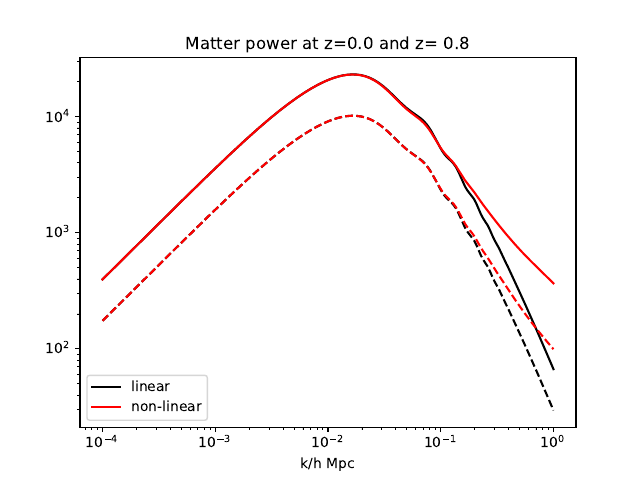

This chart was generated by the following Python code:
import sys, platform, os
import matplotlib
from matplotlib import pyplot as plt
import numpy as np

import camb
from camb import model, initialpower
print('Using CAMB %s installed at %s'%(camb.__version__,os.path.dirname(camb.__file__))
)



pars = camb.CAMBparams()
pars.set_cosmology(H0=67.5, ombh2=0.022, omch2=0.122)
pars.InitPower.set_params(ns=0.965)
#Note non-linear corrections couples to smaller scales than you want
pars.set_matter_power(redshifts=[0., 0.8], kmax=2.0)

#Linear spectra
pars.NonLinear = model.NonLinear_none
results = camb.get_results(pars)
kh, z, pk = results.get_matter_power_spectrum(minkh=1e-4, maxkh=1, npoints = 200)
s8 = np.array(results.get_sigma8())

#Non-Linear spectra (Halofit)
pars.NonLinear = model.NonLinear_both
results.calc_power_spectra(pars)
kh_nonlin, z_nonlin, pk_nonlin = results.get_matter_power_spectrum(minkh=1e-4, maxkh=1, npoints = 200)


for i, (redshift, line) in enumerate(zip(z,['-','--'])):
    plt.loglog(kh, pk[i,:], color='k', ls = line)
    plt.loglog(kh_nonlin, pk_nonlin[i,:], color='r', ls = line)
plt.xlabel('k/h Mpc');
plt.legend(['linear','non-linear'], loc='lower left');
plt.title('Matter power at z=%s and z= %s'%tuple(z));
plt.savefig('test.pdf')
plt.show()
